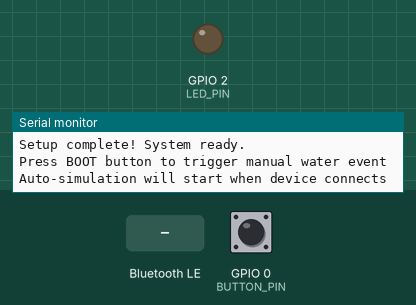
The sketch below on a simulated ESP32-S3. Parts: output pins drawn as LEDs (lit = HIGH), the last lines printed to the serial monitor. The test bench sets the inputs (shaded band); at power-on: GPIO 0 (BUTTON_PIN) HIGH. Random numbers use the default seed unless the sketch sets one; nothing arrives over Bluetooth unless stated; a phone connects over Bluetooth LE 3 s after start.

Above: at 3.4 s.
3.5 s: GPIO 0 (BUTTON_PIN) pulled LOW for 0.15 s
At 4.4 s:
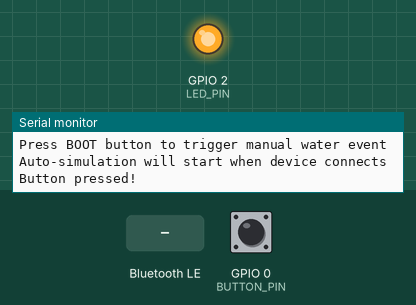
6.6 s: Bluetooth LE write "RESET" received
8.2 s: Bluetooth LE write "STATUS" received
11.2 s: Bluetooth LE write "1" received
Timing chart, 0 to 14.1 s (numbered marks = the images above; inputs shaded):
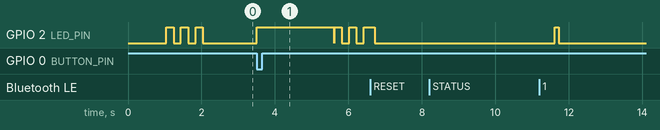

The sketch:

ESP32_WaterTracker.ino
```cpp
/*
 * ESP32-S3 Water Tracker Firmware
 *
 * BLE GATT Server for water consumption tracking
 * Simulates sensor data for testing (no physical sensors required)
 *
 * Hardware: ESP32-S3 WROOM DevKit
 * - Built-in LED: GPIO2
 * - BOOT button: GPIO0
 *
 * Libraries Required:
 * - ESP32 Built-in BLE Library (BLEDevice.h)
 *
 * Board Settings:
 * - Board: ESP32S3 Dev Module
 * - Upload Speed: 921600
 * - USB CDC On Boot: Enabled
 * - Flash Size: 4MB
 * - Partition Scheme: Default 4MB with spiffs
 *
 * File Structure:
 * - ESP32_WaterTracker.ino (this file)
 * - hardware/config.h
 * - hardware/WaterSensor.h
 * - hardware/BLEManager.h (now uses ESP32 built-in BLE library)
 */

#include "config.h"
#include "WaterSensor.h"
#include "BLEManager.h"

// Global objects
WaterSensor waterSensor;
BLEManager bleManager;

// Button state tracking
bool buttonPressed = false;
bool lastButtonState = HIGH;
unsigned long lastButtonTime = 0;

/**
 * Startup LED sequence - 3 blinks
 */
void startupLEDSequence() {
    Serial.println("Starting up...");
    for (int i = 0; i < 3; i++) {
        digitalWrite(LED_PIN, HIGH);
        delay(LED_BLINK_ON_MS);
        digitalWrite(LED_PIN, LOW);
        delay(LED_BLINK_OFF_MS);
    }
    Serial.println("Startup complete!");
}

/**
 * Print startup banner with device information
 */
void printStartupBanner() {
    Serial.println();
    Serial.println("========================================");
    Serial.println("    ESP32-S3 Water Tracker Firmware");
    Serial.println("========================================");
    Serial.println("Device Name: " + String(DEVICE_NAME));
    Serial.println("Service UUID: " + String(SERVICE_UUID));
    Serial.println("Water Characteristic: " + String(WATER_CHARACTERISTIC_UUID));
    Serial.println("Command Characteristic: " + String(COMMAND_CHARACTERISTIC_UUID));
    Serial.println("Simulation Interval: " + String(SIMULATION_INTERVAL) + "ms");
    Serial.println("Water Range: " + String(WATER_MIN_ML) + "-" + String(WATER_MAX_ML) + "mL");
    Serial.println("LED Pin: " + String(LED_PIN));
    Serial.println("Button Pin: " + String(BUTTON_PIN));
    Serial.println("File Structure: hardware/ folder");
    Serial.println("BLE Library: ESP32 Built-in (iPhone optimized)");
    Serial.println("========================================");
    Serial.println();
}

/**
 * Check button press with debouncing
 * @return true if button was pressed (debounced)
 */
bool checkButtonPress() {
    bool currentButtonState = digitalRead(BUTTON_PIN);
    unsigned long currentTime = millis();

    // Check for button press (LOW = pressed due to INPUT_PULLUP)
    if (currentButtonState == LOW && lastButtonState == HIGH) {
        // Button just pressed
        if (currentTime - lastButtonTime > BUTTON_DEBOUNCE_MS) {
            lastButtonTime = currentTime;
            lastButtonState = currentButtonState;
            return true;
        }
    }

    lastButtonState = currentButtonState;
    return false;
}

/**
 * Handle button press event
 */
void handleButtonPress() {
    Serial.println("Button pressed!");

    // LED feedback for button press
    digitalWrite(LED_PIN, HIGH);
    delay(LED_BUTTON_PRESS_MS);
    digitalWrite(LED_PIN, LOW);

    // Trigger manual water event
    int waterAmount = waterSensor.manualTrigger();

    // Send data via BLE if connected
    if (bleManager.isConnected()) {
        bleManager.sendWaterData(waterAmount);
    }
}

/**
 * Handle auto-simulation
 */
void handleAutoSimulation() {
    if (waterSensor.shouldSimulate()) {
        int waterAmount = waterSensor.simulateDrink();

        // Send data via BLE if connected
        if (bleManager.isConnected()) {
            bleManager.sendWaterData(waterAmount);
        }
    }
}

/**
 * Handle BLE commands
 * This would be called from BLEManager callbacks
 */
void handleBLECommands() {
    // Commands are handled directly in BLEManager callbacks
    // This function is here for future expansion if needed
}

void setup() {
    // Initialize Serial communication
    Serial.begin(SERIAL_BAUD);
    delay(1000); // Give time for Serial to initialize

    // Print startup banner
    printStartupBanner();

    // Initialize LED pin
    pinMode(LED_PIN, OUTPUT);
    digitalWrite(LED_PIN, LOW);

    // Initialize button pin with internal pullup
    pinMode(BUTTON_PIN, INPUT_PULLUP);

    // Startup LED sequence
    startupLEDSequence();

    // Initialize BLE Manager
    bleManager.begin();

    // Initialize random seed for simulation
    randomSeed(analogRead(0));

    Serial.println("Setup complete! System ready.");
    Serial.println("Press BOOT button to trigger manual water event");
    Serial.println("Auto-simulation will start when device connects");
    Serial.println();
}

void loop() {
    // Handle BLE connection state
    bleManager.handleConnectionState();

    // Handle auto-simulation (only when connected)
    if (bleManager.isConnected()) {
        handleAutoSimulation();
    }

    // Check for button press
    if (checkButtonPress()) {
        handleButtonPress();
    }

    // Small delay to prevent watchdog issues
    delay(MAIN_LOOP_DELAY_MS);
}

/*
 * Additional Notes:
 *
 * File Organization:
 * - All firmware files are now in the hardware/ folder
 * - Main sketch includes files with "hardware/" prefix
 * - This keeps Arduino code separate from React Native app code
 *
 * BLE Implementation:
 * - Now uses ESP32 built-in BLE library (BLEDevice.h)
 * - iPhone-optimized advertising and connection settings
 * - Proven compatibility with LightBlue and other BLE scanners
 *
 * Testing Checklist:
 * - [ ] Serial Monitor shows "BLE Server started"
 * - [ ] BOOT button triggers water event (see Serial + LED blink)
 * - [ ] Auto-sends data every 5 seconds when connected
 * - [ ] Connect from phone - Serial shows "Device connected!"
 * - [ ] App receives "ML:X,TS:Y" notifications
 * - [ ] Disconnect - restarts advertising
 *
 * Data Format Sent to App:
 * "ML:<amount>,TS:<timestamp>"
 * Example: "ML:350,TS:123456"
 *
 * Commands Received from App:
 * - "RESET" - reset water counter
 * - "STATUS" - respond with "STATUS:OK,BATTERY:100,MODE:SIM"
 *
 * LED Behavior:
 * - 3 blinks on startup (200ms on/off)
 * - 3 blinks on BLE connect (200ms on/off)
 * - 1 blink when sending data (100ms on/off)
 * - 500ms on when button pressed
 *
 * TODO for Developer:
 * - [ ] Generate 3 UUIDs at https://www.uuidgenerator.net/
 * - [ ] Update hardware/config.h with your UUIDs
 * - [ ] Copy same UUIDs to React Native config.ts
 * - [ ] Upload to ESP32 and test
 * - [ ] Future: Replace simulation with real sensor (ultrasonic/flow meter)
 */
```

BLEManager.h
```cpp
#ifndef BLEMANAGER_H
#define BLEMANAGER_H

#include <Arduino.h>
#include "BLEDevice.h"
#include "BLEServer.h"
#include "BLEUtils.h"
#include "BLE2902.h"
#include "config.h"

class BLEManager {
private:
    BLEServer* pServer;
    BLEService* pService;
    BLECharacteristic* pWaterCharacteristic;
    BLECharacteristic* pCommandCharacteristic;
    BLECharacteristic* pBatteryCharacteristic;
    bool deviceConnected;
    bool oldDeviceConnected;

    // LED control
    void blinkLED(int times, int onMs = LED_BLINK_ON_MS, int offMs = LED_BLINK_OFF_MS) {
        for (int i = 0; i < times; i++) {
            digitalWrite(LED_PIN, HIGH);
            delay(onMs);
            digitalWrite(LED_PIN, LOW);
            if (i < times - 1) delay(offMs);
        }
    }

public:
    BLEManager() {
        pServer = nullptr;
        pService = nullptr;
        pWaterCharacteristic = nullptr;
        pCommandCharacteristic = nullptr;
        pBatteryCharacteristic = nullptr;
        deviceConnected = false;
        oldDeviceConnected = false;
    }

    /**
     * Initialize the BLE server and start advertising
     */
    void begin() {
        Serial.println("Initializing BLE...");

        // Initialize BLE with iPhone-optimized settings
        BLEDevice::init(DEVICE_NAME);

        // Set power level for better iPhone connectivity
        BLEDevice::setPower(ESP_PWR_LVL_P9);

        Serial.println("BLE initialized with device name: " + String(DEVICE_NAME));

        // Create BLE server
        pServer = BLEDevice::createServer();
        pServer->setCallbacks(new ServerCallbacks(this));

        // Create service
        pService = pServer->createService(SERVICE_UUID);

        // Create Water Data Characteristic (NOTIFY + READ)
        pWaterCharacteristic = pService->createCharacteristic(
            WATER_CHARACTERISTIC_UUID,
            BLECharacteristic::PROPERTY_READ | BLECharacteristic::PROPERTY_NOTIFY
        );

        // Add descriptor for notifications
        pWaterCharacteristic->addDescriptor(new BLE2902());

        // Create Command Characteristic (WRITE)
        pCommandCharacteristic = pService->createCharacteristic(
            COMMAND_CHARACTERISTIC_UUID,
            BLECharacteristic::PROPERTY_WRITE
        );
        pCommandCharacteristic->setCallbacks(new CommandCallbacks(this));

        // Create Battery Level Characteristic (READ + NOTIFY)
        pBatteryCharacteristic = pService->createCharacteristic(
            BATTERY_CHARACTERISTIC_UUID,
            BLECharacteristic::PROPERTY_READ | BLECharacteristic::PROPERTY_NOTIFY
        );
        pBatteryCharacteristic->addDescriptor(new BLE2902());

        // Set initial battery level
        pBatteryCharacteristic->setValue("100");

        // Start the service
        pService->start();

        // Configure advertising for iPhone compatibility
        BLEAdvertising* pAdvertising = BLEDevice::getAdvertising();
        pAdvertising->addServiceUUID(SERVICE_UUID);
        pAdvertising->setScanResponse(true);
        pAdvertising->setMinPreferred(0x06);  // Functions that help with iPhone connections
        pAdvertising->setMaxPreferred(0x12);
        BLEDevice::startAdvertising();

        Serial.println("BLE Server started, advertising...");
        Serial.println("Device name: " + String(DEVICE_NAME));
        Serial.println("Service UUID: " + String(SERVICE_UUID));
        Serial.println("Looking for 'WaterTracker' in BLE scanner apps");
    }

    /**
     * Update battery level
     * @param level Battery level (0-100)
     */
    void updateBatteryLevel(int level) {
        if (deviceConnected && pBatteryCharacteristic) {
            String batteryStr = String(level);
            pBatteryCharacteristic->setValue(batteryStr.c_str());
            pBatteryCharacteristic->notify();
            Serial.println("Battery level updated: " + batteryStr + "%");
        }
    }

    /**
     * Send water data to connected device
     * @param ml Amount of water consumed in milliliters
     */
    void sendWaterData(int ml) {
        if (deviceConnected && pWaterCharacteristic) {
            unsigned long timestamp = millis();
            String data = "ML:" + String(ml) + ",TS:" + String(timestamp);

            pWaterCharacteristic->setValue(data.c_str());
            pWaterCharacteristic->notify();

            Serial.println("Sent: " + data);

            // Blink LED to indicate data sent
            digitalWrite(LED_PIN, HIGH);
            delay(LED_DATA_SENT_MS);
            digitalWrite(LED_PIN, LOW);
        }
    }

    /**
     * Handle incoming commands from the app
     * @param command Command string received from app
     */
    void handleCommand(String command) {
        Serial.println("Received command: " + command);

        if (command == "RESET") {
            // TODO: Call waterSensor.reset() - will be handled in main loop
            Serial.println("Reset command received");
        } else if (command == "STATUS") {
            // Send status response
            String status = "STATUS:OK,BATTERY:100,MODE:SIM";
            if (pWaterCharacteristic) {
                pWaterCharacteristic->setValue(status.c_str());
                pWaterCharacteristic->notify();
                Serial.println("Sent status: " + status);
            }
        }
    }

    /**
     * Check if device is connected
     * @return true if device is connected
     */
    bool isConnected() {
        return deviceConnected;
    }

    /**
     * Handle connection state changes
     * Call this in the main loop
     */
    void handleConnectionState() {
        // Disconnecting
        if (!deviceConnected && oldDeviceConnected) {
            delay(500); // Give the bluetooth stack the chance to get things ready
            pServer->startAdvertising(); // Restart advertising
            Serial.println("Device disconnected! Restarting advertising...");
            oldDeviceConnected = deviceConnected;
        }

        // Connecting
        if (deviceConnected && !oldDeviceConnected) {
            Serial.println("Device connected!");
            blinkLED(3); // 3 blinks on connect
            oldDeviceConnected = deviceConnected;
        }
    }

    /**
     * Set device connected state (called by callbacks)
     */
    void setDeviceConnected(bool connected) {
        deviceConnected = connected;
    }

private:
    // Server callbacks
    class ServerCallbacks : public BLEServerCallbacks {
    private:
        BLEManager* bleManager;

    public:
        ServerCallbacks(BLEManager* manager) : bleManager(manager) {}

        void onConnect(BLEServer* pServer) {
            bleManager->setDeviceConnected(true);
            Serial.println("iPhone connected!");
        }

        void onDisconnect(BLEServer* pServer) {
            bleManager->setDeviceConnected(false);
            Serial.println("iPhone disconnected");
        }
    };

    // Command characteristic callbacks
    class CommandCallbacks : public BLECharacteristicCallbacks {
    private:
        BLEManager* bleManager;

    public:
        CommandCallbacks(BLEManager* manager) : bleManager(manager) {}

        void onWrite(BLECharacteristic* pCharacteristic) {
            String command = pCharacteristic->getValue();
            bleManager->handleCommand(command);
        }
    };
};

#endif // BLEMANAGER_H
```

WaterSensor.h
```cpp
#ifndef WATERSENSOR_H
#define WATERSENSOR_H

#include <Arduino.h>
#include "config.h"

class WaterSensor {
private:
    unsigned long lastSimulationTime;
    int totalConsumed;
    bool autoSimulateEnabled;

public:
    WaterSensor() {
        lastSimulationTime = 0;
        totalConsumed = 0;
        autoSimulateEnabled = true;
    }

    /**
     * Simulate a water drinking event
     * @return Random amount of water consumed (0-500mL)
     */
    int simulateDrink() {
        int amount = random(WATER_MIN_ML, WATER_MAX_ML + 1);
        totalConsumed += amount;
        Serial.println("Simulated drink: " + String(amount) + " mL");
        return amount;
    }

    /**
     * Check if enough time has passed for auto-simulation
     * @return true if 5 seconds have elapsed since last simulation
     */
    bool shouldSimulate() {
        if (!autoSimulateEnabled) return false;

        unsigned long currentTime = millis();
        if (currentTime - lastSimulationTime >= SIMULATION_INTERVAL) {
            lastSimulationTime = currentTime;
            return true;
        }
        return false;
    }

    /**
     * Manually trigger a water event (button press)
     * @return Amount of water consumed
     */
    int manualTrigger() {
        Serial.println("Manual trigger activated!");
        return simulateDrink();
    }

    /**
     * Get total water consumed in current session
     * @return Total milliliters consumed
     */
    int getTotalConsumed() {
        return totalConsumed;
    }

    /**
     * Reset the water consumption counter
     */
    void reset() {
        totalConsumed = 0;
        Serial.println("Water consumption counter reset");
    }

    /**
     * Enable or disable auto-simulation
     * @param enabled true to enable auto-simulation, false to disable
     */
    void setAutoSimulate(bool enabled) {
        autoSimulateEnabled = enabled;
        Serial.println("Auto-simulation " + String(enabled ? "enabled" : "disabled"));
    }

    /**
     * Get auto-simulation status
     * @return true if auto-simulation is enabled
     */
    bool isAutoSimulateEnabled() {
        return autoSimulateEnabled;
    }

    /**
     * TODO: Future implementation for real sensor integration
     * This method will be replaced with actual sensor reading
     * when physical sensors (ultrasonic, flow meter, etc.) are connected
     */
    int readRealSensor() {
        // TODO: Implement real sensor reading
        // Example for ultrasonic sensor:
        // return ultrasonicSensor.readDistance();
        // Example for flow meter:
        // return flowMeter.readFlowRate();
        return 0;
    }
};

#endif // WATERSENSOR_H
```

config.h
```cpp
#ifndef CONFIG_H
#define CONFIG_H

// Device Configuration
#define DEVICE_NAME "WaterTracker"
#define SERIAL_BAUD 115200

// Hardware Pin Definitions
#define LED_PIN 2
#define BUTTON_PIN 0

// Simulation Settings
#define SIMULATION_INTERVAL 5000  // 5 seconds in milliseconds
#define WATER_MIN_ML 0
#define WATER_MAX_ML 500

// BLE Service and Characteristic UUIDs
// Generated at https://www.uuidgenerator.net/
// TODO: Copy these same UUIDs to React Native config.ts

// Main Service UUID
#define SERVICE_UUID "1693d55e-fc28-4cf2-ba71-2e9e1079a51b"

// Water Data Characteristic (NOTIFY + READ)
#define WATER_CHARACTERISTIC_UUID "3d108257-830b-4572-b7b7-328178886f66"

// Command Characteristic (WRITE)
#define COMMAND_CHARACTERISTIC_UUID "c1721d4d-970a-4037-956b-cf655b0cd5ef"

// Battery Level Characteristic (READ + NOTIFY)
#define BATTERY_CHARACTERISTIC_UUID "a1b2c3d4-e5f6-7890-abcd-ef1234567890"

// LED Timing Constants
#define LED_BLINK_ON_MS 200
#define LED_BLINK_OFF_MS 200
#define LED_DATA_SENT_MS 100
#define LED_BUTTON_PRESS_MS 2000

// Button Debounce
#define BUTTON_DEBOUNCE_MS 50

// Main Loop Delay
#define MAIN_LOOP_DELAY_MS 10

#endif // CONFIG_H
```
